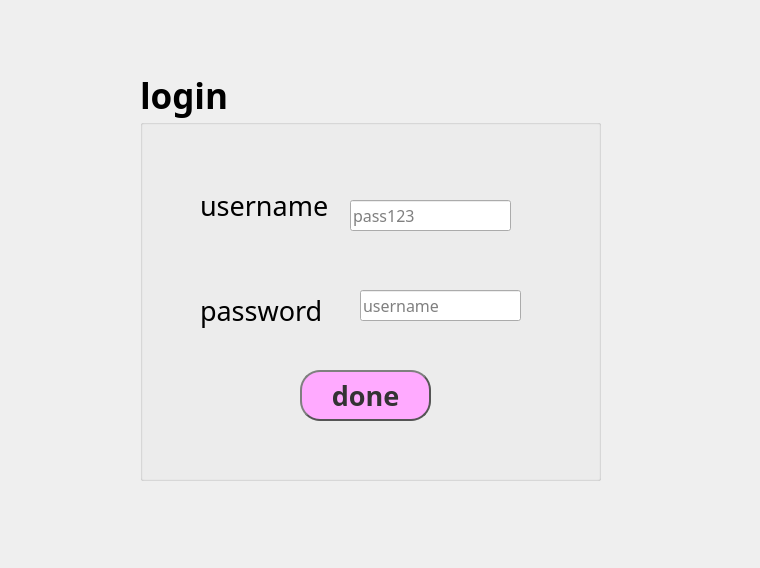
<?xml version="1.0" encoding="UTF-8"?>
<ui version="4.0">
 <class>login</class>
 <widget class="QWidget" name="login">
  <property name="geometry">
   <rect>
    <x>0</x>
    <y>0</y>
    <width>760</width>
    <height>568</height>
   </rect>
  </property>
  <property name="windowTitle">
   <string>Form</string>
  </property>
  <widget class="QGroupBox" name="box_login">
   <property name="geometry">
    <rect>
     <x>140</x>
     <y>70</y>
     <width>461</width>
     <height>411</height>
    </rect>
   </property>
   <property name="font">
    <font>
     <family>Script MT Bold</family>
     <pointsize>26</pointsize>
     <weight>75</weight>
     <bold>true</bold>
    </font>
   </property>
   <property name="title">
    <string>login</string>
   </property>
   <widget class="QLabel" name="lbl_usename_l">
    <property name="geometry">
     <rect>
      <x>60</x>
      <y>110</y>
      <width>141</width>
      <height>51</height>
     </rect>
    </property>
    <property name="font">
     <font>
      <family>Sitka Display</family>
      <pointsize>20</pointsize>
      <weight>50</weight>
      <bold>false</bold>
     </font>
    </property>
    <property name="text">
     <string>username</string>
    </property>
   </widget>
   <widget class="QLineEdit" name="ln_username_l">
    <property name="geometry">
     <rect>
      <x>210</x>
      <y>130</y>
      <width>161</width>
      <height>31</height>
     </rect>
    </property>
    <property name="font">
     <font>
      <family>Segoe Script</family>
      <pointsize>12</pointsize>
      <weight>50</weight>
      <bold>false</bold>
     </font>
    </property>
    <property name="placeholderText">
     <string>pass123</string>
    </property>
   </widget>
   <widget class="QLabel" name="lbl_pass_l">
    <property name="geometry">
     <rect>
      <x>60</x>
      <y>210</y>
      <width>131</width>
      <height>61</height>
     </rect>
    </property>
    <property name="font">
     <font>
      <family>Sitka Display</family>
      <pointsize>20</pointsize>
      <weight>50</weight>
      <bold>false</bold>
     </font>
    </property>
    <property name="text">
     <string>password</string>
    </property>
   </widget>
   <widget class="QLineEdit" name="ln_pass_l">
    <property name="geometry">
     <rect>
      <x>220</x>
      <y>220</y>
      <width>161</width>
      <height>31</height>
     </rect>
    </property>
    <property name="font">
     <font>
      <family>Segoe Script</family>
      <pointsize>12</pointsize>
      <weight>50</weight>
      <bold>false</bold>
     </font>
    </property>
    <property name="placeholderText">
     <string>username</string>
    </property>
   </widget>
   <widget class="QPushButton" name="btn_done_login">
    <property name="geometry">
     <rect>
      <x>160</x>
      <y>300</y>
      <width>131</width>
      <height>51</height>
     </rect>
    </property>
    <property name="font">
     <font>
      <family>Script MT Bold</family>
      <pointsize>20</pointsize>
      <weight>75</weight>
      <bold>true</bold>
     </font>
    </property>
    <property name="styleSheet">
     <string notr="true">QPushButton {
color: #333;
border: 2px solid #555;
border-radius: 20px;
border-style: outset;
background: rgb(255, 170, 255);
padding: 5px;
}

QPushButton:hover {
background: rgb(170, 255, 0);
}</string>
    </property>
    <property name="text">
     <string>done</string>
    </property>
   </widget>
  </widget>
 </widget>
 <resources/>
 <connections/>
</ui>
